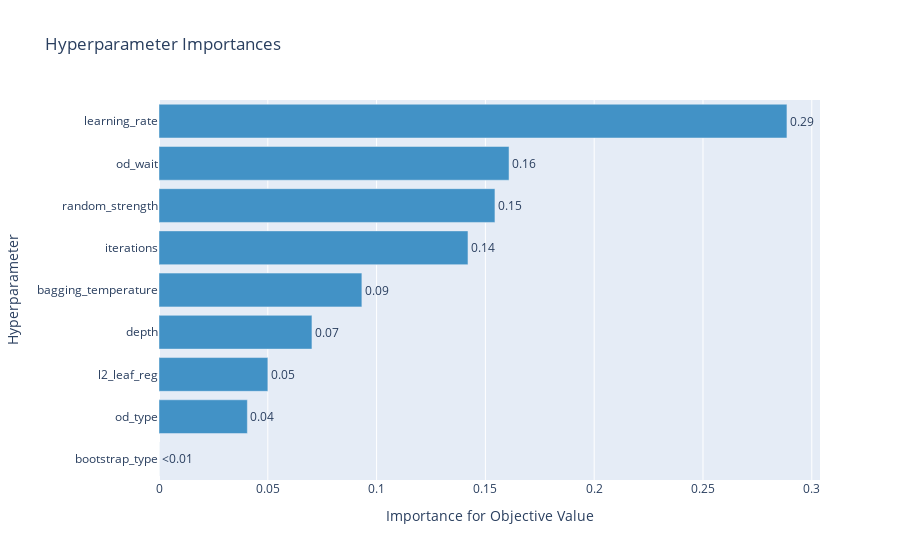

The code cell stored with this chart in its notebook:
### Markdown cell above
Посмотрим на степень влияния подобранных гиперпараметров на качество модели.

### Code cell
optuna.visualization.plot_param_importances(cat_study)

### Figure 1 — Plotly figure (JSON) as saved in the notebook; plotly's stock layout.template omitted (floating-point values rounded to 4 significant figures)
{"data": [{"cliponaxis": false, "hovertemplate": ["bootstrap_type (CategoricalDistribution): 0.0<extra></extra>", "od_type (CategoricalDistribution): 0.040609176020837974<extra></extra>", "l2_leaf_reg (FloatDistribution): 0.050027423329207205<extra></extra>", "depth (IntDistribution): 0.07029228639134188<extra></extra>", "bagging_temperature (FloatDistribution): 0.09323634794273497<extra></extra>", "iterations (IntDistribution): 0.14199471794101282<extra></extra>", "random_strength (FloatDistribution): 0.15438949820147427<extra></extra>", "od_wait (IntDistribution): 0.16086648090923367<extra></extra>", "learning_rate (FloatDistribution): 0.28858406926415736<extra></extra>"], "marker": {"color": "rgb(66,146,198)"}, "orientation": "h", "text": ["<0.01", "0.04", "0.05", "0.07", "0.09", "0.14", "0.15", "0.16", "0.29"], "textposition": "outside", "type": "bar", "x": [0, 0.04061, 0.05003, 0.07029, 0.09324, 0.142, 0.1544, 0.1609, 0.2886], "y": ["bootstrap_type", "od_type", "l2_leaf_reg", "depth", "bagging_temperature", "iterations", "random_strength", "od_wait", "learning_rate"]}], "layout": {"showlegend": false, "title": {"text": "Hyperparameter Importances"}, "xaxis": {"title": {"text": "Importance for Objective Value"}}, "yaxis": {"title": {"text": "Hyperparameter"}}}}
